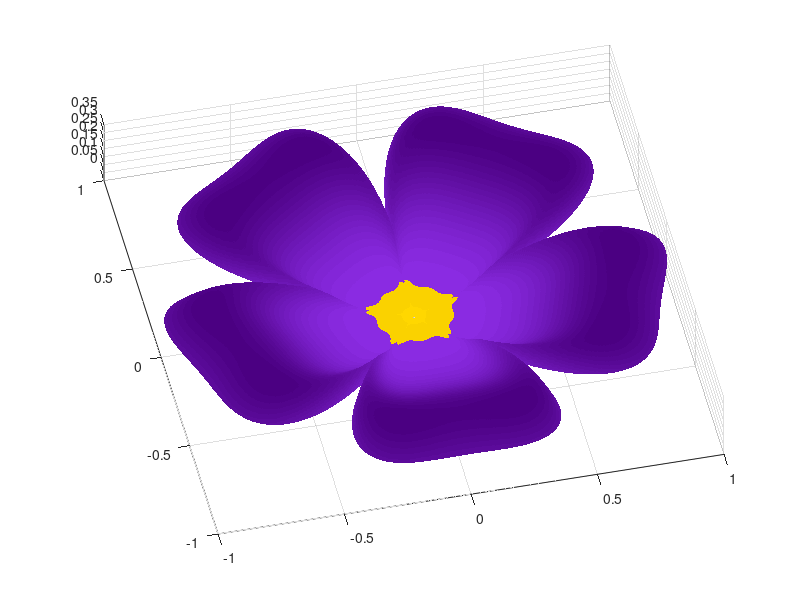

MATLAB code for this plot:
n=800;
r=linspace(0,1,n);
theta=linspace(0,2*pi,n);
[R,THETA]=ndgrid(r,theta);

% define the number of petals we want per cycle. Violets have 5!

petalNum=5;
x = 1 - (1/2)*((5/4)*(1 - mod(petalNum*THETA, 2*pi)/pi).^2 - 1/4).^2;

% update the formula for phi to stop the spiralling effect

phi = (pi/2)*exp(-2*pi/(8*pi));
y = 1.95653*(R.^2).*(1.27689*R - 1).^2.*sin(phi);
R2 = x.*(R.*sin(phi) + y.*cos(phi));
X=R2.*sin(THETA);
Y=R2.*cos(THETA);
Z=x.*(R.*cos(phi)-y.*sin(phi));

% color code for blueviolet RGB 138,43,226
% Indigo rgb value (75,0,130)

mapSize=20;
blue_map=linspace(138,75,mapSize)';
blue_map(:,2)=linspace(43,0,mapSize)';
blue_map(:,3)=linspace(226,130,mapSize)';

% and a pretty bit in the middle

gold_map=[255 215 0; 250 210 0];

% combine to form a full flower map

violet_map=[gold_map; blue_map];

% Now lets plot it and try and pick an attractive angle

surf(X,Y,Z,'LineStyle','none')
colormap(violet_map/255)
view([-12.700 81.200])